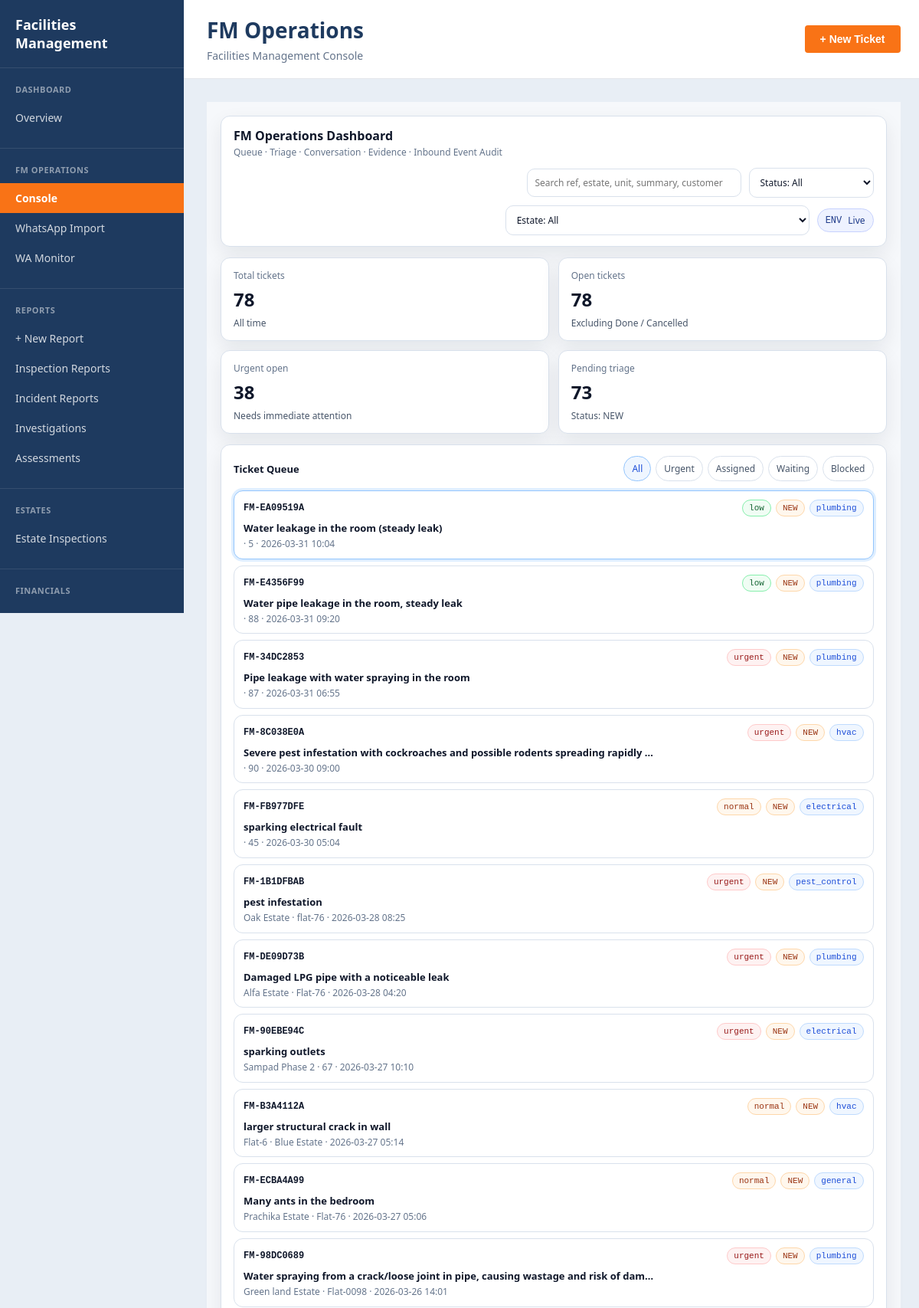
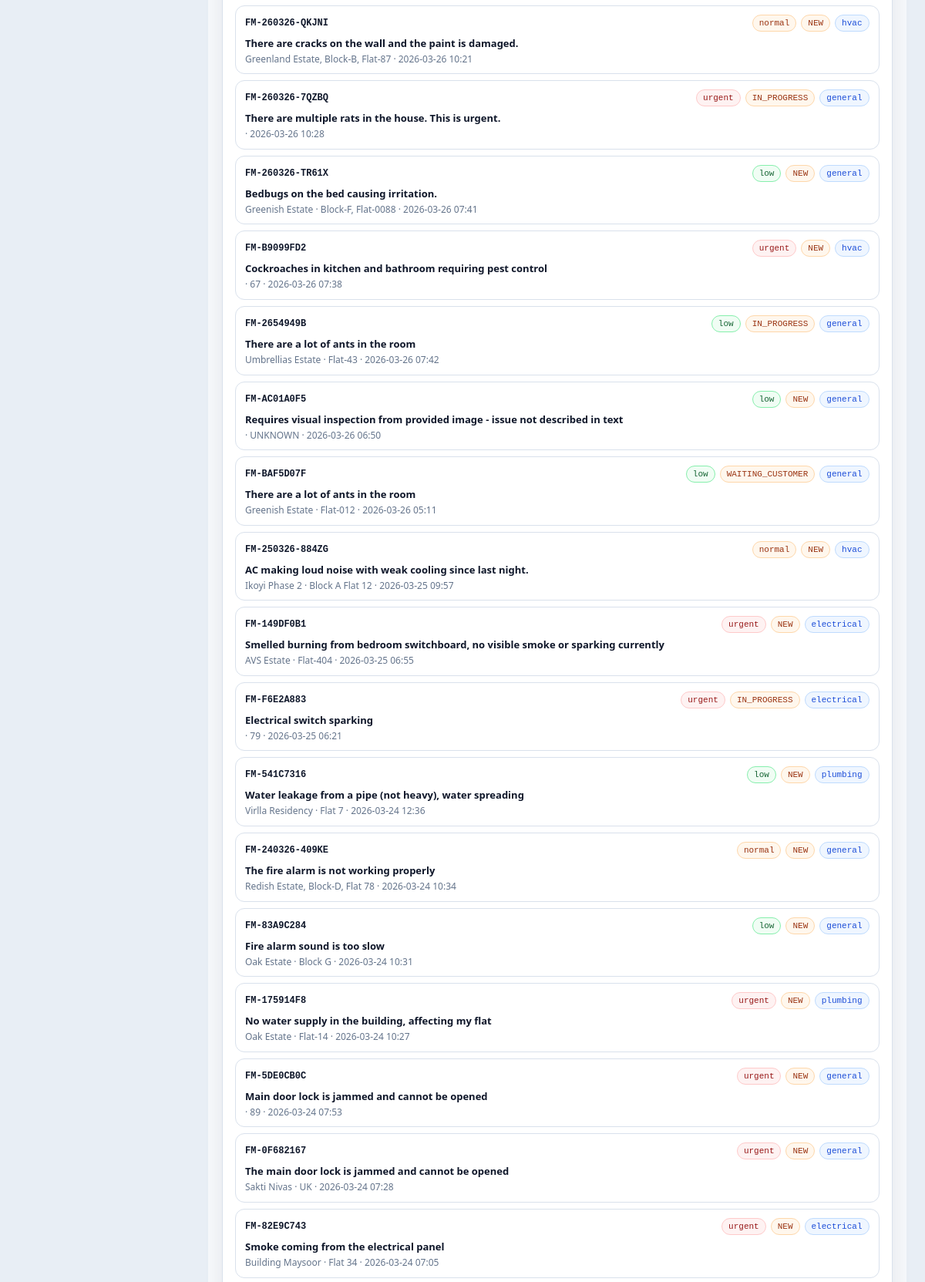
The app's page /ops/console (upper part) with its own data (2 pictures, top to bottom).
### tables this page shows
CREATE TABLE fm_tickets (
    id          INTEGER PRIMARY KEY AUTOINCREMENT,
    ref         TEXT NOT NULL UNIQUE,          -- FM-DDMMYY-XXXXX
    estate      TEXT NOT NULL DEFAULT '',
    unit        TEXT NOT NULL DEFAULT '',
    customer    TEXT NOT NULL DEFAULT '',
    source      TEXT NOT NULL DEFAULT 'webchat'
                    CHECK(source IN ('webchat','whatsapp','whatsapp_json','system','manual')),
    priority    TEXT NOT NULL DEFAULT 'normal'
                    CHECK(priority IN ('urgent','normal','low')),
    category    TEXT NOT NULL DEFAULT 'general'
                    CHECK(category IN ('general','electrical','plumbing','hvac',
                                       'security','carpentry','cleaning','painting','pest_control')),
    status      TEXT NOT NULL DEFAULT 'NEW'
                    CHECK(status IN ('NEW','TRIAGED','ASSIGNED','IN_PROGRESS',
                                     'WAITING_CUSTOMER','BLOCKED','DONE','CANCELLED')),
    assignee    TEXT DEFAULT '',
    summary     TEXT NOT NULL DEFAULT '',
    materials   TEXT DEFAULT '',
    location_note TEXT DEFAULT '',
    created_at  TIMESTAMP DEFAULT CURRENT_TIMESTAMP,
    updated_at  TIMESTAMP DEFAULT CURRENT_TIMESTAMP
);

### app.py (the view)
@app.route('/ops/console')
def fm_console():
    conn = get_engine_db()
    total = conn.execute("SELECT COUNT(*) FROM fm_tickets").fetchone()[0]
    open_tickets = conn.execute("""
        SELECT COUNT(*) FROM fm_tickets
        WHERE status NOT IN ('DONE','CANCELLED')
    """).fetchone()[0]
    urgent = conn.execute("""
        SELECT COUNT(*) FROM fm_tickets
        WHERE priority='urgent'
    """).fetchone()[0]
    triage = conn.execute("""
        SELECT COUNT(*) FROM fm_tickets
        WHERE status='NEW'
    """).fetchone()[0]
    tickets = conn.execute("""
        SELECT *
        FROM fm_tickets
        ORDER BY created_at DESC
        LIMIT 30
    """).fetchall()
    estates = conn.execute("""
        SELECT DISTINCT estate FROM fm_tickets
    """).fetchall()
    estates = [e[0] for e in estates]
    events = conn.execute("""
        SELECT *
        FROM fm_inbound_events
        ORDER BY received_at DESC
        LIMIT 20
    """).fetchall()
    conn.close()
    kpis = {
        "total": total,
        "open": open_tickets,
        "urgent": urgent,
        "pending_triage": triage
    }
    return render_template(
        "fm/dashboard.html",
        kpis=kpis,
        tickets=tickets,
        estates=estates,
        events=events
    )

### app.py (called while the page is built)
def get_engine_db():
    import os
    import sqlite3
    db_path = os.path.join(os.path.dirname(__file__), "engine.db")
    print("DB PATH:", db_path)
    conn = sqlite3.connect(db_path)
    conn.row_factory = sqlite3.Row
    return conn

### templates/fm/dashboard.html (shortened to what this page needs)
{% extends 'layouts/app.html' %}
{% block extra_styles %}
<link rel="stylesheet" href="{{ url_for('static', filename='css/pages/fm.css') }}">
{% endblock %}
{% block sidebar %}
    {% set active_nav = 'fm_dashboard' %}
    {% include 'components/sidebar.html' %}
{% endblock %}
{% block topbar %}
<div class="topbar-title">
    <h1>FM Operations</h1>
    <p>Facilities Management Console</p>
</div>
<div class="topbar-actions">
    <button class="btn btn-primary" onclick="FM.openNewTicketModal()">+ New Ticket</button>
</div>
{% endblock %}
{% block content %}
<div class="fm-app" id="fm-app">
    <div class="fm-topbar">
        <div>
            <h1>FM Operations Dashboard</h1>
            <div class="fm-meta">Queue · Triage · Conversation · Evidence · Inbound Event Audit</div>
        </div>
        <div class="fm-topbar-right">
            <input class="fm-input fm-search" id="fm-search"
                   placeholder="Search ref, estate, unit, summary, customer" />
            <select class="fm-select" id="fm-filter-status" onchange="FM.applyFilters()">
                <option value="">Status: All</option>
            </select>
            <select class="fm-select" id="fm-filter-estate" onchange="FM.applyFilters()">
                <option value="">Estate: All</option>
            </select>
            <span class="fm-chip"><span class="fm-mono">ENV</span> Live</span>
        </div>
    </div>
    <section class="fm-kpis">
        <div class="fm-card fm-kpi">
            <div class="fm-label">Total tickets</div>
            <div class="fm-value" id="kpi-total">{{ kpis.total }}</div>
            <div class="fm-trend">All time</div>
        </div>
        <div class="fm-card fm-kpi">
            <div class="fm-label">Open tickets</div>
            <div class="fm-value" id="kpi-open">{{ kpis.open }}</div>
            <div class="fm-trend">Excluding Done / Cancelled</div>
        </div>
        <div class="fm-card fm-kpi">
            <div class="fm-label">Urgent open</div>
            <div class="fm-value" id="kpi-urgent">{{ kpis.urgent }}</div>
            <div class="fm-trend">Needs immediate attention</div>
        </div>
        <div class="fm-card fm-kpi">
            <div class="fm-label">Pending triage</div>
            <div class="fm-value" id="kpi-triage">{{ kpis.pending_triage }}</div>
            <div class="fm-trend">Status: NEW</div>
        </div>
    </section>
    <section class="fm-grid">
       <div class="fm-card">
        <div class="fm-queue-header">
            <h2>Ticket Queue</h2>
            <div class="fm-tabs">
                <div class="fm-tab active" onclick="FM.filterTab(this,'')">All</div>
                <div class="fm-tab" onclick="FM.filterTab(this,'urgent')">Urgent</div>
                <div class="fm-tab" onclick="FM.filterTab(this,'assigned')">Assigned</div>
                <div class="fm-tab" onclick="FM.filterTab(this,'waiting')">Waiting</div>
                <div class="fm-tab" onclick="FM.filterTab(this,'blocked')">Blocked</div>
            </div>
        </div>
        <div class="fm-list" id="fm-ticket-list">
            {% if tickets %}
                {% for t in tickets %}
                <div class="fm-ticket {% if loop.first %}active{% endif %}"
                    id="ticket-row-{{ t.ref }}"
                    onclick="FM.selectTicket('{{ t.ref }}')"
                    data-ref="{{ t.ref }}"
                    data-status="{{ t.status }}"
                    data-priority="{{ t.priority }}"
                    data-estate="{{ t.estate }}">
                    <div class="fm-ticket-top">
                        <div class="fm-ref">{{ t.ref }}</div>
                        <div class="fm-badges">
                            <span class="fm-badge {% if t.priority == 'urgent' %}bad{% elif t.priority == 'low' %}good{% else %}warn{% endif %}">
                                {{ t.priority }}
                            </span>
                            <span class="fm-badge warn">
                                {{ t.status }}
                            </span>
                            <span class="fm-badge info">
                                {{ t.category }}
                            </span>
                        </div>
                    </div>
                    <div class="fm-summary">
                        {{ t.summary[:80] }}{% if t.summary|length > 80 %}…{% endif %}
                    </div>
                    <div class="fm-sub">
                        {{ t.estate }}
                        {% if t.unit %} · {{ t.unit }}{% endif %}
                        · {{ t.updated_at[:16] }}
                    </div>
                </div>
                {% endfor %}
            {% endif %}
         </div>
        </div>
    </section>
</div>
{% endblock %}

### static/css/base.css (style rules this page uses)
:root { --navy: #1e3a5f; --orange: #f97316; --white: #ffffff; --gray: #f3f4f6; --border: #e5e7eb; --sidebar-width: 240px; }
* { box-sizing: border-box; margin: 0; padding: 0; }
body { font-family: 'Segoe UI', Arial, sans-serif; background: #e8eef5; color: #1e293b; }
.topbar-title h1 { font-size: 28px; color: var(--navy); margin-bottom: 5px; }
.topbar-title p { font-size: 14px; color: #64748b; }
.topbar-actions { display: flex; gap: 10px; }
.btn { padding: 10px 20px; border: none; border-radius: 4px; cursor: pointer; font-weight: 600; font-size: 14px; text-decoration: none; display: inline-flex; align-items: center; gap: 8px; transition: all 0.2s; }
.btn-primary { background: var(--orange); color: white; }

### records on screen
fm_tickets: ref "FM-EA09519A", priority "low", status "NEW", category "plumbing", summary "Water leakage in the room (steady leak)", unit "5", updated_at "2026-03-31 10:04"
fm_tickets: ref "FM-E4356F99", priority "low", status "NEW", category "plumbing", summary "Water pipe leakage in the room, steady leak", unit "88", updated_at "2026-03-31 09:20"
fm_tickets: ref "FM-34DC2853", priority "urgent", status "NEW", category "plumbing", summary "Pipe leakage with water spraying in the room", unit "87", updated_at "2026-03-31 06:55"
fm_tickets: ref "FM-8C038E0A", priority "urgent", status "NEW", category "hvac", summary "Severe pest infestation with cockroaches and possible rodents spreading rapidly", unit "90", updated_at "2026-03-30 09:00"
fm_tickets: ref "FM-FB977DFE", priority "normal", status "NEW", category "electrical", summary "sparking electrical fault", unit "45", updated_at "2026-03-30 05:04"
fm_tickets: ref "FM-1B1DFBAB", priority "urgent", status "NEW", category "pest_control", summary "pest infestation", estate "Oak Estate", unit "flat-76", updated_at "2026-03-28 08:25"
fm_tickets: ref "FM-DE09D73B", priority "urgent", status "NEW", category "plumbing", summary "Damaged LPG pipe with a noticeable leak", estate "Alfa Estate", unit "Flat-76", updated_at "2026-03-28 04:20"
fm_tickets: ref "FM-90EBE94C", priority "urgent", status "NEW", category "electrical", summary "sparking outlets", estate "Sampad Phase 2", unit "67", updated_at "2026-03-27 10:10"
fm_tickets: ref "FM-B3A4112A", priority "normal", status "NEW", category "hvac", summary "larger structural crack in wall", estate "Flat-6", unit "Blue Estate", updated_at "2026-03-27 05:14"
fm_tickets: ref "FM-ECBA4A99", priority "normal", status "NEW", category "general", summary "Many ants in the bedroom", estate "Prachika Estate", unit "Flat-76", updated_at "2026-03-27 05:06"
fm_tickets: ref "FM-98DC0689", priority "urgent", status "NEW", category "plumbing", summary "Water spraying from a crack/loose joint in pipe, causing wastage and risk of dam", estate "Green land Estate", unit "Flat-0098", updated_at "2026-03-26 14:01"
fm_tickets: ref "FM-260326-QKJNI", priority "normal", status "NEW", category "hvac", summary "There are cracks on the wall and the paint is damaged.", estate "Greenland Estate, Block-B, Flat-87", updated_at "2026-03-26 10:21"
fm_tickets: ref "FM-260326-7QZBQ", priority "urgent", status "IN_PROGRESS", category "general", summary "There are multiple rats in the house. This is urgent.", updated_at "2026-03-26 10:28"
fm_tickets: ref "FM-260326-TR61X", priority "low", status "NEW", category "general", summary "Bedbugs on the bed causing irritation.", estate "Greenish Estate", unit "Block-F, Flat-0088", updated_at "2026-03-26 07:41"
fm_tickets: ref "FM-B9099FD2", priority "urgent", status "NEW", category "hvac", summary "Cockroaches in kitchen and bathroom requiring pest control", unit "67", updated_at "2026-03-26 07:38"
fm_tickets: ref "FM-2654949B", priority "low", status "IN_PROGRESS", category "general", summary "There are a lot of ants in the room", estate "Umbrellias Estate", unit "Flat-43", updated_at "2026-03-26 07:42"
fm_tickets: ref "FM-AC01A0F5", priority "low", status "NEW", category "general", summary "Requires visual inspection from provided image - issue not described in text", unit "UNKNOWN", updated_at "2026-03-26 06:50"
fm_tickets: ref "FM-BAF5D07F", priority "low", status "WAITING_CUSTOMER", category "general", summary "There are a lot of ants in the room", estate "Greenish Estate", unit "Flat-012", updated_at "2026-03-26 05:11"
fm_tickets: ref "FM-250326-884ZG", priority "normal", status "NEW", category "hvac", summary "AC making loud noise with weak cooling since last night.", estate "Ikoyi Phase 2", unit "Block A Flat 12", updated_at "2026-03-25 09:57"
fm_tickets: ref "FM-149DF0B1", priority "urgent", status "NEW", category "electrical", summary "Smelled burning from bedroom switchboard, no visible smoke or sparking currently", estate "AVS Estate", unit "Flat-404", updated_at "2026-03-25 06:55"
fm_tickets: ref "FM-F6E2A883", priority "urgent", status "IN_PROGRESS", category "electrical", summary "Electrical switch sparking", unit "79", updated_at "2026-03-25 06:21"
fm_tickets: ref "FM-541C7316", priority "low", status "NEW", category "plumbing", summary "Water leakage from a pipe (not heavy), water spreading", estate "Virlla Residency", unit "Flat 7", updated_at "2026-03-24 12:36"
fm_tickets: ref "FM-240326-409KE", priority "normal", status "NEW", category "general", summary "The fire alarm is not working properly", estate "Redish Estate, Block-D, Flat 78", updated_at "2026-03-24 10:34"
fm_tickets: ref "FM-83A9C284", priority "low", status "NEW", category "general", summary "Fire alarm sound is too slow", estate "Oak Estate", unit "Block G", updated_at "2026-03-24 10:31"
fm_tickets: ref "FM-175914F8", priority "urgent", status "NEW", category "plumbing", summary "No water supply in the building, affecting my flat", estate "Oak Estate", unit "Flat-14", updated_at "2026-03-24 10:27"
fm_tickets: ref "FM-5DE0CB0C", priority "urgent", status "NEW", category "general", summary "Main door lock is jammed and cannot be opened", unit "89", updated_at "2026-03-24 07:53"
fm_tickets: ref "FM-0F682167", priority "urgent", status "NEW", category "general", summary "The main door lock is jammed and cannot be opened", estate "Sakti Nivas", unit "UK", updated_at "2026-03-24 07:28"
fm_tickets: ref "FM-82E9C743", priority "urgent", status "NEW", category "electrical", summary "Smoke coming from the electrical panel", estate "Building Maysoor", unit "Flat 34", updated_at "2026-03-24 07:05"

### other values on screen
{{ kpis.total }} "78"
{{ kpis.open }} "78"
{{ kpis.urgent }} "38"
{{ kpis.pending_triage }} "73"
